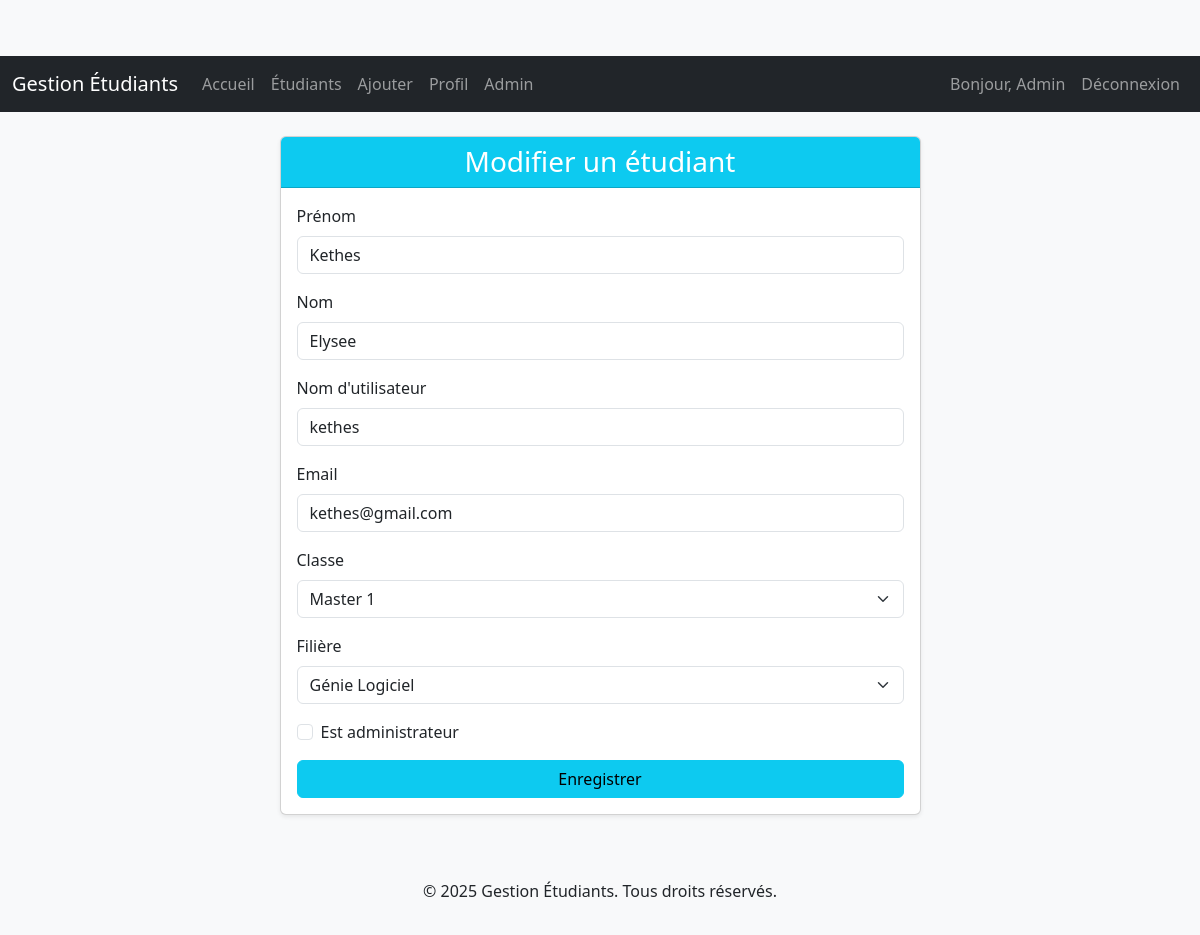
Page /modifier/3 (signed in) on the committed database.
### models.py (models this page shows, shortened)
class User(db.Model, UserMixin):
    id = db.Column(db.Integer, primary_key=True)
    username = db.Column(db.String(20), unique=True, nullable=False)
    email = db.Column(db.String(120), unique=True, nullable=False)
    password_hash = db.Column(db.String(128), nullable=False)
    is_admin = db.Column(db.Boolean, default=False)
    first_name = db.Column(db.String(50), nullable=False)
    last_name = db.Column(db.String(50), nullable=False)
    class_level = db.Column(db.String(10), nullable=False)
    filiere = db.Column(db.String(50), nullable=False)
    date_registered = db.Column(db.DateTime, nullable=False, default=datetime.utcnow)

### app.py (the view, shortened to what this page needs)
@app.route("/modifier/<int:user_id>", methods=['GET', 'POST'])
@admin_required
def modifier_etudiants(user_id):
    user = User.query.get_or_404(user_id)
    form = StudentForm(obj=user, original_username=user.username, original_email=user.email)
    return render_template("modifier_etudiants.html", title="Modifier un étudiant", form=form, legend="Modifier un étudiant")

### forms.py (shortened to what this page needs)
class StudentForm(FlaskForm):
    first_name = StringField('Prénom', validators=[DataRequired(), Length(min=2, max=50)])
    last_name = StringField('Nom', validators=[DataRequired(), Length(min=2, max=50)])
    username = StringField('Nom d\'utilisateur', validators=[DataRequired(), Length(min=2, max=20)])
    email = StringField('Email', validators=[DataRequired(), Email()])
    class_level = SelectField('Classe', choices=CLASSES, validators=[DataRequired()])
    filiere = SelectField('Filière', choices=FILIERES, validators=[DataRequired()])
    is_admin = BooleanField('Est administrateur')
    submit = SubmitField('Enregistrer')
    def __init__(self, original_username=None, original_email=None, *args, **kwargs):
        super(StudentForm, self).__init__(*args, **kwargs)
        self.original_username = original_username
        self.original_email = original_email

### app.py (called while the page is built)
@login_manager.user_loader
def load_user(user_id):
    return User.query.get(int(user_id))

def admin_required(f):
    @wraps(f)
    def decorated_function(*args, **kwargs):
        if not current_user.is_authenticated or not current_user.is_admin:
            flash("Accès réservé aux administrateurs.", "danger")
            return redirect(url_for('home'))
        return f(*args, **kwargs)
    return decorated_function

### templates/modifier_etudiants.html (shortened to what this page needs)
{% extends "base.html" %}
{% block content %}
    <div class="row justify-content-center">
        <div class="col-md-7">
            <div class="card shadow-sm">
                <div class="card-header bg-info text-white">
                    <h3 class="mb-0">{{ legend }}</h3>
                </div>
                <div class="card-body">
                    <form method="POST" action="">
                        <div class="mb-3">
                            {{ form.first_name.label(class="form-label") }}
                            {{ form.first_name(class="form-control") }}
                        </div>
                        <div class="mb-3">
                            {{ form.last_name.label(class="form-label") }}
                            {{ form.last_name(class="form-control") }}
                        </div>
                        <div class="mb-3">
                            {{ form.username.label(class="form-label") }}
                            {{ form.username(class="form-control") }}
                        </div>
                        <div class="mb-3">
                            {{ form.email.label(class="form-label") }}
                            {{ form.email(class="form-control") }}
                        </div>
                        <div class="mb-3">
                            {{ form.class_level.label(class="form-label") }}
                            {{ form.class_level(class="form-select") }}
                        </div>
                        <div class="mb-3">
                            {{ form.filiere.label(class="form-label") }}
                            {{ form.filiere(class="form-select") }}
                        </div>
                        <div class="mb-3 form-check">
                            {{ form.is_admin(class="form-check-input") }}
                            {{ form.is_admin.label(class="form-check-label") }}
                        </div>
                        <div class="d-grid gap-2">
                            {{ form.submit(class="btn btn-info") }}
                        </div>
                    </form>
                </div>
            </div>
        </div>
    </div>
{% endblock content %}

### templates/base.html (shortened to what this page needs)
<!DOCTYPE html>
<html lang="fr">
<head>
    <link href="https://cdn.jsdelivr.net/npm/bootstrap@5.3.0/dist/css/bootstrap.min.css" rel="stylesheet">
    <link rel="stylesheet" href="{{ url_for('static', filename='css/style.css') }}">
</head>
<body>
    <header class="mb-4">
        <nav class="navbar navbar-expand-lg navbar-dark bg-dark">
            <div class="container-fluid">
                <a class="navbar-brand" href="{{ url_for('home') }}">Gestion Étudiants</a>
                <div class="collapse navbar-collapse" id="navbarNav">
                    <ul class="navbar-nav me-auto">
                        <li class="nav-item">
                            <a class="nav-link" href="{{ url_for('home') }}">Accueil</a>
                        </li>
                        <li class="nav-item">
                            <a class="nav-link" href="{{ url_for('students') }}">Étudiants</a>
                        </li>
                        {% if current_user.is_authenticated %}
                            {% if current_user.is_admin %}
                            <li class="nav-item">
                                <a class="nav-link" href="{{ url_for('ajouter_etudiants') }}">Ajouter</a>
                            </li>
                            {% endif %}
                            <li class="nav-item">
                                <a class="nav-link" href="{{ url_for('profil') }}">Profil</a>
                            </li>
                            {% if current_user.is_admin %}
                            <li class="nav-item">
                                <a class="nav-link" href="{{ url_for('admin_panel') }}">Admin</a>
                            </li>
                            {% endif %}
                        {% endif %}
                    </ul>
                    <ul class="navbar-nav">
                        {% if current_user.is_authenticated %}
                            <li class="nav-item">
                                <a class="nav-link" href="{{ url_for('students') }}">Bonjour, {{ current_user.first_name }}</a>
                            </li>
                            <li class="nav-item">
                                <a class="nav-link" href="{{ url_for('logout') }}">Déconnexion</a>
                            </li>
                        {% endif %}
                    </ul>
                </div>
            </div>
        </nav>
    </header>
    <main role="main" class="container">
        {% block content %}{% endblock %}
    </main>
    <footer class="mt-5 py-3 bg-light text-center">
        <div class="container">
            <p>&copy; 2025 Gestion Étudiants. Tous droits réservés.</p>
        </div>
    </footer>
</body>
</html>

### static/css/style.css (style rules this page uses)
body { padding-top: 56px; min-height: 100vh; display: flex; flex-direction: column; background-color: #f8f9fa; }
main { flex: 1; }
.card-header { text-align: center; }
.btn { border-radius: 0.375rem; }

### rows in the picture
User: first_name "Admin"
User: first_name "Kethes", last_name "Elysee", username "kethes", email "kethes@gmail.com", class_level "Master 1", filiere "Génie Logiciel"

### other values in the picture
{{ legend }} "Modifier un étudiant"
